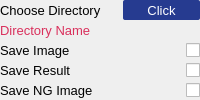
                <widget class="QWidget" name="saveData_Entry">
                 <property name="font">
                  <font>
                   <pointsize>15</pointsize>
                  </font>
                 </property>
                 <layout class="QGridLayout" name="gridLayout_8">
                  <property name="leftMargin">
                   <number>0</number>
                  </property>
                  <property name="topMargin">
                   <number>0</number>
                  </property>
                  <property name="rightMargin">
                   <number>0</number>
                  </property>
                  <property name="bottomMargin">
                   <number>0</number>
                  </property>
                  <property name="spacing">
                   <number>0</number>
                  </property>
                  <item row="4" column="0" alignment="Qt::AlignLeft">
                   <widget class="QLabel" name="saveNG_Image_Label">
                    <property name="font">
                     <font>
                      <family>Arial</family>
                      <pointsize>10</pointsize>
                     </font>
                    </property>
                    <property name="text">
                     <string>Save NG Image</string>
                    </property>
                   </widget>
                  </item>
                  <item row="0" column="0" alignment="Qt::AlignLeft">
                   <widget class="QLabel" name="chooseDirectory_Label">
                    <property name="font">
                     <font>
                      <family>Arial</family>
                      <pointsize>10</pointsize>
                     </font>
                    </property>
                    <property name="text">
                     <string>Choose Directory</string>
                    </property>
                   </widget>
                  </item>
                  <item row="0" column="1">
                   <widget class="QPushButton" name="click_Button">
                    <property name="sizePolicy">
                     <sizepolicy hsizetype="Preferred" vsizetype="Preferred">
                      <horstretch>0</horstretch>
                      <verstretch>0</verstretch>
                     </sizepolicy>
                    </property>
                    <property name="maximumSize">
                     <size>
                      <width>77</width>
                      <height>16777215</height>
                     </size>
                    </property>
                    <property name="font">
                     <font>
                      <family>Arial</family>
                      <pointsize>10</pointsize>
                     </font>
                    </property>
                    <property name="styleSheet">
                     <string notr="true">QPushButton{
	color: white;
	background-color:#263B90;
	border-radius:2px;
}</string>
                    </property>
                    <property name="text">
                     <string>Click</string>
                    </property>
                   </widget>
                  </item>
                  <item row="2" column="0" alignment="Qt::AlignLeft">
                   <widget class="QLabel" name="saveImage_Label">
                    <property name="font">
                     <font>
                      <family>Arial</family>
                      <pointsize>10</pointsize>
                     </font>
                    </property>
                    <property name="text">
                     <string>Save Image</string>
                    </property>
                   </widget>
                  </item>
                  <item row="1" column="0" alignment="Qt::AlignLeft">
                   <widget class="QLabel" name="directoryName_Label">
                    <property name="font">
                     <font>
                      <family>Arial</family>
                      <pointsize>10</pointsize>
                     </font>
                    </property>
                    <property name="styleSheet">
                     <string notr="true">	color:#D9305C;
</string>
                    </property>
                    <property name="text">
                     <string>Directory Name</string>
                    </property>
                   </widget>
                  </item>
                  <item row="3" column="0" alignment="Qt::AlignLeft">
                   <widget class="QLabel" name="saveResult_Label">
                    <property name="font">
                     <font>
                      <family>Arial</family>
                      <pointsize>10</pointsize>
                     </font>
                    </property>
                    <property name="text">
                     <string>Save Result</string>
                    </property>
                   </widget>
                  </item>
                  <item row="2" column="1" alignment="Qt::AlignRight">
                   <widget class="QCheckBox" name="saveImage_Checkbox">
                    <property name="sizePolicy">
                     <sizepolicy hsizetype="Minimum" vsizetype="Maximum">
                      <horstretch>0</horstretch>
                      <verstretch>0</verstretch>
                     </sizepolicy>
                    </property>
                    <property name="maximumSize">
                     <size>
                      <width>16777215</width>
                      <height>22</height>
                     </size>
                    </property>
                    <property name="text">
                     <string/>
                    </property>
                   </widget>
                  </item>
                  <item row="3" column="1" alignment="Qt::AlignRight">
                   <widget class="QCheckBox" name="saveResult_Checkbox">
                    <property name="sizePolicy">
                     <sizepolicy hsizetype="Minimum" vsizetype="Maximum">
                      <horstretch>0</horstretch>
                      <verstretch>0</verstretch>
                     </sizepolicy>
                    </property>
                    <property name="maximumSize">
                     <size>
                      <width>16777215</width>
                      <height>22</height>
                     </size>
                    </property>
                    <property name="text">
                     <string/>
                    </property>
                   </widget>
                  </item>
                  <item row="4" column="1" alignment="Qt::AlignRight">
                   <widget class="QCheckBox" name="saveNG_Checkbox">
                    <property name="sizePolicy">
                     <sizepolicy hsizetype="Minimum" vsizetype="Maximum">
                      <horstretch>0</horstretch>
                      <verstretch>0</verstretch>
                     </sizepolicy>
                    </property>
                    <property name="maximumSize">
                     <size>
                      <width>16777215</width>
                      <height>22</height>
                     </size>
                    </property>
                    <property name="text">
                     <string/>
                    </property>
                   </widget>
                  </item>
                 </layout>
                </widget>
